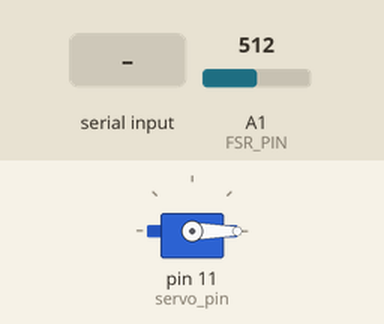
The sketch below on a simulated Arduino Uno, built with avr-gcc and run on an emulated ATmega328P. Shown: servo. Inputs (shaded band) come from the test bench; at power-on: A1 (FSR_PIN) = 512.

Above: at 1.2 s.
1.3 s: "1" received over the second serial link
At 2.5 s:
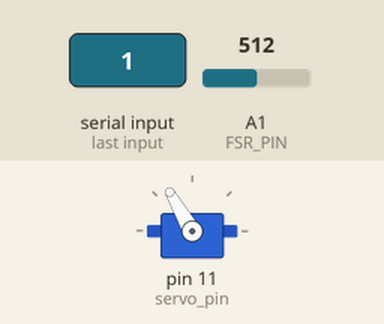
2.8 s: A1 (FSR_PIN) set to 716
At 3.2 s:
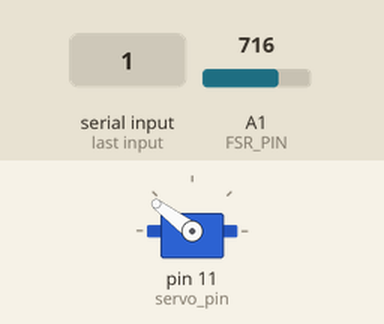
4.3 s: A1 (FSR_PIN) set to 900
At 5.0 s:
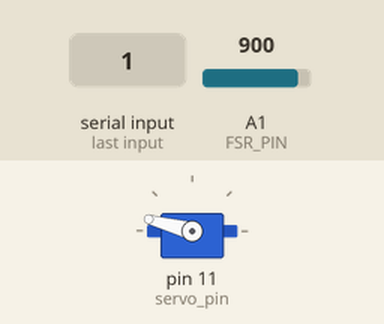
5.8 s: A1 (FSR_PIN) set to 1023
At 6.8 s:
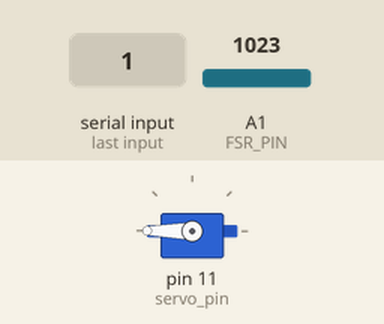
7.3 s: A1 (FSR_PIN) set to 511
At 8.5 s:
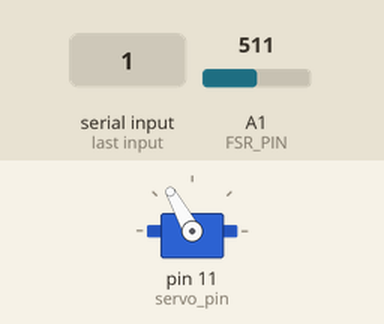
8.8 s: A1 (FSR_PIN) set to 306
At 10.2 s:
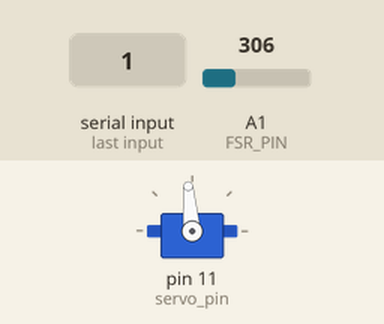
Timing chart, 0 to 11.3 s (numbered marks = the images above; inputs shaded):
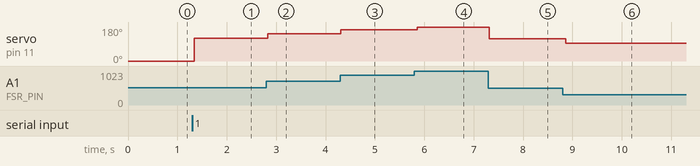

Measured:
- after the input at 1.3 s, servo on pin 11 (servo_pin): 0° → 120° at once
- after the input at 2.8 s, servo on pin 11 (servo_pin): 120° → 143° at once
- after the input at 4.3 s, servo on pin 11 (servo_pin): 143° → 165° at once
- after the input at 5.8 s, servo on pin 11 (servo_pin): 165° → 180° after 0.06 s
- after the input at 7.3 s, servo on pin 11 (servo_pin): 180° → 119° at once
- after the input at 8.8 s, servo on pin 11 (servo_pin): 119° → 95° after 0.06 s

The sketch:

bluetoothinterface.ino
```cpp
#include <Servo.h>
#include <SoftwareSerial.h>

// Bluetooth Configuration
#define Blue_RX_PIN 10  // Connect pin 10 to TX
#define Blue_TX_PIN 9 // Connect pin 9 to Rx
SoftwareSerial Blue(10, 9);  // RX, TX pins


Servo myservo; //servo variables
const int servo_pin = 11;
const int open_arms = 0;
const int closed_arms = 180;


const int FSR_PIN = A1; // force sensor variables
int forceValue = 0;
int close = false;

void setup() {
Serial.begin(9600);
Blue.begin(9600);  // Start Bluetooth

myservo.attach(servo_pin);
pinMode(FSR_PIN, INPUT);

  myservo.write(open_arms);  // open gripper
Blue.println("Ready: 1=Open, 0=close");
  }

  void loop()
  {

forceValue = analogRead(FSR_PIN);   //read force sensor
if(Blue.available()) {  // Process bluetooth commands
char cmd = Blue.read();
if(cmd == '0') {        // Open command
myservo.write(open_arms);
close = false;
Blue.println("Opened");
}

else if(cmd == '1') {  // cube is being gripped
close = true;
Blue.println("Gripping");
}
}
if(close) {
int angle = map(forceValue, 0, 1023, 60, closed_arms);
myservo.write(angle);
Blue.print("Force:");
Blue.println(forceValue);
}
delay(50);
}
```
